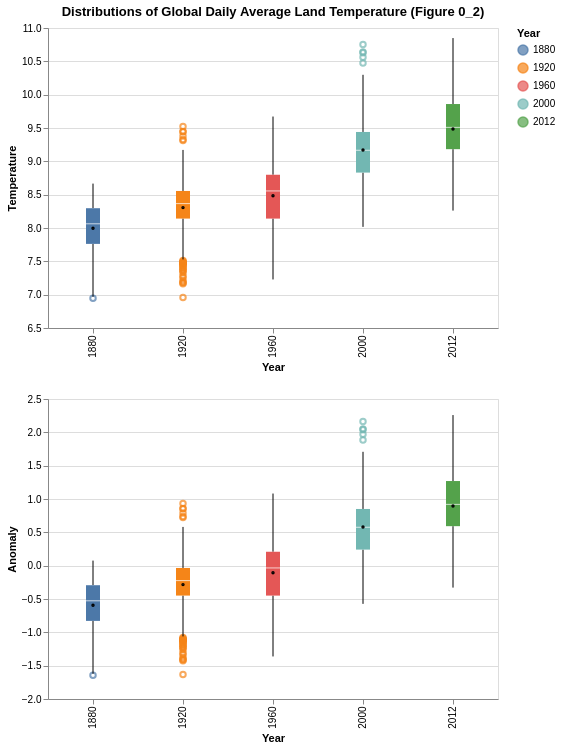

The cell this chart's notebook holds for it:
### Code cell
years_selection = [1880, 1920, 1960, 2000, cutoff]

box = alt.Chart(train_df[train_df['Year'].isin(years_selection)]).mark_boxplot().encode(
    x = 'Year:N',
    y = alt.Y('Temperature').scale(zero=False),
    color = 'Year:N'
)
box_point = alt.Chart(train_df[train_df['Year'].isin(years_selection)]).mark_point(size=2).encode(
    x = 'Year:N',
    y = alt.Y('mean(Temperature)').scale(zero=False),
    color = alt.value('black')
)

comb1 = box+box_point
comb1 = comb1.properties(**plot_size,
              title = 'Distributions of Global Daily Average Land Temperature (Figure 0_2)')

box = alt.Chart(train_df[train_df['Year'].isin(years_selection)]).mark_boxplot().encode(
    x = 'Year:N',
    y = alt.Y('Anomaly').scale(zero=False),
    color = 'Year:N'
)
box_point = alt.Chart(train_df[train_df['Year'].isin(years_selection)]).mark_point(size=2).encode(
    x = 'Year:N',
    y = alt.Y('mean(Anomaly)').scale(zero=False),
    color = alt.value('black')
)

comb2 = box+box_point
comb2 = comb2.properties(**plot_size,
              )

comb1 & comb2

### Figure 1 — Vega specification as saved in the notebook (floating-point values rounded to 4 significant figures)
{"$schema": "https://vega.github.io/schema/vega/v5.json", "data": [{"name": "source_0"}, {"name": "source_2"}, {"name": "data_0"}, {"name": "data_1", "values": [{"Temperature": 6.945, "Year": 1880}, {"Temperature": 9.327, "Year": 1920}, {"Temperature": 9.314, "Year": 1920}, {"Temperature": 9.38, "Year": 1920}, {"Temperature": 9.524, "Year": 1920}, {"Temperature": 9.449, "Year": 1920}, {"Temperature": 9.445, "Year": 1920}, {"Temperature": 7.463, "Year": 1920}, {"Temperature": 7.35, "Year": 1920}, {"Temperature": 7.476, "Year": 1920}, {"Temperature": 7.28, "Year": 1920}, {"Temperature": 7.369, "Year": 1920}, {"Temperature": 7.438, "Year": 1920}, {"Temperature": 7.502, "Year": 1920}, {"Temperature": 7.514, "Year": 1920}, {"Temperature": 7.376, "Year": 1920}, {"Temperature": 7.257, "Year": 1920}, {"Temperature": 6.956, "Year": 1920}, {"Temperature": 7.211, "Year": 1920}, {"Temperature": 7.179, "Year": 1920}, {"Temperature": 7.327, "Year": 1920}, {"Temperature": 7.474, "Year": 1920}, {"Temperature": 7.48, "Year": 1920}, {"Temperature": 7.482, "Year": 1920}, {"Temperature": 7.404, "Year": 1920}, {"Temperature": 7.485, "Year": 1920}, {"Temperature": 7.406, "Year": 1920}, {"Temperature": 7.479, "Year": 1920}, {"Temperature": 7.437, "Year": 1920}, {"Temperature": 7.165, "Year": 1920}, {"Temperature": 7.187, "Year": 1920}, {"Temperature": 7.451, "Year": 1920}, {"Temperature": 10.56, "Year": 2000}, {"Temperature": 10.75, "Year": 2000}, {"Temperature": 10.64, "Year": 2000}, {"Temperature": 10.63, "Year": 2000}, {"Temperature": 10.47, "Year": 2000}]}, {"name": "data_2"}, {"name": "data_3", "values": [{"Year": 1880, "lower_box_Temperature": 7.762, "lower_whisker_Temperature": 6.968, "upper_whisker_Temperature": 8.666}, {"Year": 1920, "lower_box_Temperature": 8.141, "lower_whisker_Temperature": 7.529, "upper_whisker_Temperature": 9.171}, {"Year": 1960, "lower_box_Temperature": 8.141, "lower_whisker_Temperature": 7.228, "upper_whisker_Temperature": 9.672}, {"Year": 2000, "lower_box_Temperature": 8.831, "lower_whisker_Temperature": 8.017, "upper_whisker_Temperature": 10.3}, {"Year": 2012, "lower_box_Temperature": 9.183, "lower_whisker_Temperature": 8.261, "upper_whisker_Temperature": 10.85}]}, {"name": "data_4", "values": [{"Year": 1880, "lower_whisker_Temperature": 6.968, "upper_box_Temperature": 8.297, "upper_whisker_Temperature": 8.666}, {"Year": 1920, "lower_whisker_Temperature": 7.529, "upper_box_Temperature": 8.556, "upper_whisker_Temperature": 9.171}, {"Year": 1960, "lower_whisker_Temperature": 7.228, "upper_box_Temperature": 8.799, "upper_whisker_Temperature": 9.672}, {"Year": 2000, "lower_whisker_Temperature": 8.017, "upper_box_Temperature": 9.441, "upper_whisker_Temperature": 10.3}, {"Year": 2012, "lower_whisker_Temperature": 8.261, "upper_box_Temperature": 9.86, "upper_whisker_Temperature": 10.85}]}, {"name": "data_5"}, {"name": "data_6", "values": [{"Year": 1880, "lower_box_Temperature": 7.762, "max_Temperature": 8.666, "mid_box_Temperature": 8.063, "min_Temperature": 6.945, "upper_box_Temperature": 8.297}, {"Year": 1920, "lower_box_Temperature": 8.141, "max_Temperature": 9.524, "mid_box_Temperature": 8.366, "min_Temperature": 6.956, "upper_box_Temperature": 8.556}, {"Year": 1960, "lower_box_Temperature": 8.141, "max_Temperature": 9.672, "mid_box_Temperature": 8.556, "min_Temperature": 7.228, "upper_box_Temperature": 8.799}, {"Year": 2000, "lower_box_Temperature": 8.831, "max_Temperature": 10.75, "mid_box_Temperature": 9.166, "min_Temperature": 8.017, "upper_box_Temperature": 9.441}, {"Year": 2012, "lower_box_Temperature": 9.183, "max_Temperature": 10.85, "mid_box_Temperature": 9.509, "min_Temperature": 8.261, "upper_box_Temperature": 9.86}]}, {"name": "data_7", "values": [{"Year": 1880, "lower_box_Temperature": 7.762, "max_Temperature": 8.666, "mid_box_Temperature": 8.063, "min_Temperature": 6.945, "upper_box_Temperature": 8.297}, {"Year": 1920, "lower_box_Temperature": 8.141, "max_Temperature": 9.524, "mid_box_Temperature": 8.366, "min_Temperature": 6.956, "upper_box_Temperature": 8.556}, {"Year": 1960, "lower_box_Temperature": 8.141, "max_Temperature": 9.672, "mid_box_Temperature": 8.556, "min_Temperature": 7.228, "upper_box_Temperature": 8.799}, {"Year": 2000, "lower_box_Temperature": 8.831, "max_Temperature": 10.75, "mid_box_Temperature": 9.166, "min_Temperature": 8.017, "upper_box_Temperature": 9.441}, {"Year": 2012, "lower_box_Temperature": 9.183, "max_Temperature": 10.85, "mid_box_Temperature": 9.509, "min_Temperature": 8.261, "upper_box_Temperature": 9.86}]}, {"name": "source_1", "values": [{"Year": 1880, "mean_Temperature": 7.996}, {"Year": 1920, "mean_Temperature": 8.306}, {"Year": 1960, "mean_Temperature": 8.485}, {"Year": 2000, "mean_Temperature": 9.17}, {"Year": 2012, "mean_Temperature": 9.486}]}, {"name": "data_8"}, {"name": "data_9", "values": [{"Anomaly": -1.645, "Year": 1880}, {"Anomaly": 0.737, "Year": 1920}, {"Anomaly": 0.724, "Year": 1920}, {"Anomaly": 0.79, "Year": 1920}, {"Anomaly": 0.934, "Year": 1920}, {"Anomaly": 0.859, "Year": 1920}, {"Anomaly": 0.855, "Year": 1920}, {"Anomaly": -1.127, "Year": 1920}, {"Anomaly": -1.24, "Year": 1920}, {"Anomaly": -1.114, "Year": 1920}, {"Anomaly": -1.31, "Year": 1920}, {"Anomaly": -1.221, "Year": 1920}, {"Anomaly": -1.152, "Year": 1920}, {"Anomaly": -1.088, "Year": 1920}, {"Anomaly": -1.076, "Year": 1920}, {"Anomaly": -1.214, "Year": 1920}, {"Anomaly": -1.333, "Year": 1920}, {"Anomaly": -1.634, "Year": 1920}, {"Anomaly": -1.379, "Year": 1920}, {"Anomaly": -1.411, "Year": 1920}, {"Anomaly": -1.263, "Year": 1920}, {"Anomaly": -1.116, "Year": 1920}, {"Anomaly": -1.11, "Year": 1920}, {"Anomaly": -1.108, "Year": 1920}, {"Anomaly": -1.186, "Year": 1920}, {"Anomaly": -1.105, "Year": 1920}, {"Anomaly": -1.184, "Year": 1920}, {"Anomaly": -1.111, "Year": 1920}, {"Anomaly": -1.153, "Year": 1920}, {"Anomaly": -1.425, "Year": 1920}, {"Anomaly": -1.403, "Year": 1920}, {"Anomaly": -1.139, "Year": 1920}, {"Anomaly": 1.97, "Year": 2000}, {"Anomaly": 2.162, "Year": 2000}, {"Anomaly": 2.052, "Year": 2000}, {"Anomaly": 2.04, "Year": 2000}, {"Anomaly": 1.885, "Year": 2000}]}, {"name": "data_10"}, {"name": "data_11", "values": [{"Year": 1880, "lower_box_Anomaly": -0.8282, "lower_whisker_Anomaly": -1.622, "upper_whisker_Anomaly": 0.076}, {"Year": 1920, "lower_box_Anomaly": -0.4487, "lower_whisker_Anomaly": -1.061, "upper_whisker_Anomaly": 0.581}, {"Year": 1960, "lower_box_Anomaly": -0.449, "lower_whisker_Anomaly": -1.362, "upper_whisker_Anomaly": 1.082}, {"Year": 2000, "lower_box_Anomaly": 0.241, "lower_whisker_Anomaly": -0.573, "upper_whisker_Anomaly": 1.708}, {"Year": 2012, "lower_box_Anomaly": 0.5925, "lower_whisker_Anomaly": -0.329, "upper_whisker_Anomaly": 2.259}]}, {"name": "data_12", "values": [{"Year": 1880, "lower_whisker_Anomaly": -1.622, "upper_box_Anomaly": -0.2933, "upper_whisker_Anomaly": 0.076}, {"Year": 1920, "lower_whisker_Anomaly": -1.061, "upper_box_Anomaly": -0.0345, "upper_whisker_Anomaly": 0.581}, {"Year": 1960, "lower_whisker_Anomaly": -1.362, "upper_box_Anomaly": 0.2087, "upper_whisker_Anomaly": 1.082}, {"Year": 2000, "lower_whisker_Anomaly": -0.573, "upper_box_Anomaly": 0.8505, "upper_whisker_Anomaly": 1.708}, {"Year": 2012, "lower_whisker_Anomaly": -0.329, "upper_box_Anomaly": 1.27, "upper_whisker_Anomaly": 2.259}]}, {"name": "data_13"}, {"name": "data_14", "values": [{"Year": 1880, "lower_box_Anomaly": -0.8282, "max_Anomaly": 0.076, "mid_box_Anomaly": -0.527, "min_Anomaly": -1.645, "upper_box_Anomaly": -0.2933}, {"Year": 1920, "lower_box_Anomaly": -0.4487, "max_Anomaly": 0.934, "mid_box_Anomaly": -0.224, "min_Anomaly": -1.634, "upper_box_Anomaly": -0.0345}, {"Year": 1960, "lower_box_Anomaly": -0.449, "max_Anomaly": 1.082, "mid_box_Anomaly": -0.034, "min_Anomaly": -1.362, "upper_box_Anomaly": 0.2087}, {"Year": 2000, "lower_box_Anomaly": 0.241, "max_Anomaly": 2.162, "mid_box_Anomaly": 0.576, "min_Anomaly": -0.573, "upper_box_Anomaly": 0.8505}, {"Year": 2012, "lower_box_Anomaly": 0.5925, "max_Anomaly": 2.259, "mid_box_Anomaly": 0.9195, "min_Anomaly": -0.329, "upper_box_Anomaly": 1.27}]}, {"name": "data_15", "values": [{"Year": 1880, "lower_box_Anomaly": -0.8282, "max_Anomaly": 0.076, "mid_box_Anomaly": -0.527, "min_Anomaly": -1.645, "upper_box_Anomaly": -0.2933}, {"Year": 1920, "lower_box_Anomaly": -0.4487, "max_Anomaly": 0.934, "mid_box_Anomaly": -0.224, "min_Anomaly": -1.634, "upper_box_Anomaly": -0.0345}, {"Year": 1960, "lower_box_Anomaly": -0.449, "max_Anomaly": 1.082, "mid_box_Anomaly": -0.034, "min_Anomaly": -1.362, "upper_box_Anomaly": 0.2087}, {"Year": 2000, "lower_box_Anomaly": 0.241, "max_Anomaly": 2.162, "mid_box_Anomaly": 0.576, "min_Anomaly": -0.573, "upper_box_Anomaly": 0.8505}, {"Year": 2012, "lower_box_Anomaly": 0.5925, "max_Anomaly": 2.259, "mid_box_Anomaly": 0.9195, "min_Anomaly": -0.329, "upper_box_Anomaly": 1.27}]}, {"name": "source_3", "values": [{"Year": 1880, "mean_Anomaly": -0.5944}, {"Year": 1920, "mean_Anomaly": -0.284}, {"Year": 1960, "mean_Anomaly": -0.1051}, {"Year": 2000, "mean_Anomaly": 0.58}, {"Year": 2012, "mean_Anomaly": 0.8962}]}, {"name": "data_1_color_domain_Year_0", "values": [{"Year": 1880}, {"Year": 1920}, {"Year": 2000}]}, {"name": "data_6_color_domain_Year_1", "values": [{"Year": 1880}, {"Year": 1920}, {"Year": 1960}, {"Year": 2000}, {"Year": 2012}]}, {"name": "data_7_color_domain_Year_2", "values": [{"Year": 1880}, {"Year": 1920}, {"Year": 1960}, {"Year": 2000}, {"Year": 2012}]}, {"name": "data_9_color_domain_Year_3", "values": [{"Year": 1880}, {"Year": 1920}, {"Year": 2000}]}, {"name": "data_14_color_domain_Year_4", "values": [{"Year": 1880}, {"Year": 1920}, {"Year": 1960}, {"Year": 2000}, {"Year": 2012}]}, {"name": "data_15_color_domain_Year_5", "values": [{"Year": 1880}, {"Year": 1920}, {"Year": 1960}, {"Year": 2000}, {"Year": 2012}]}, {"name": "data_1_concat_0_x_domain_Year_0", "values": [{"Year": 1880}, {"Year": 1920}, {"Year": 2000}]}, {"name": "data_3_concat_0_x_domain_Year_1", "values": [{"Year": 1880}, {"Year": 1920}, {"Year": 1960}, {"Year": 2000}, {"Year": 2012}]}, {"name": "data_4_concat_0_x_domain_Year_2", "values": [{"Year": 1880}, {"Year": 1920}, {"Year": 1960}, {"Year": 2000}, {"Year": 2012}]}, {"name": "data_6_concat_0_x_domain_Year_3", "values": [{"Year": 1880}, {"Year": 1920}, {"Year": 1960}, {"Year": 2000}, {"Year": 2012}]}, {"name": "data_7_concat_0_x_domain_Year_4", "values": [{"Year": 1880}, {"Year": 1920}, {"Year": 1960}, {"Year": 2000}, {"Year": 2012}]}, {"name": "source_1_concat_0_x_domain_Year_5", "values": [{"Year": 1880}, {"Year": 1920}, {"Year": 1960}, {"Year": 2000}, {"Year": 2012}]}, {"name": "data_9_concat_1_x_domain_Year_0", "values": [{"Year": 1880}, {"Year": 1920}, {"Year": 2000}]}, {"name": "data_11_concat_1_x_domain_Year_1", "values": [{"Year": 1880}, {"Year": 1920}, {"Year": 1960}, {"Year": 2000}, {"Year": 2012}]}, {"name": "data_12_concat_1_x_domain_Year_2", "values": [{"Year": 1880}, {"Year": 1920}, {"Year": 1960}, {"Year": 2000}, {"Year": 2012}]}, {"name": "data_14_concat_1_x_domain_Year_3", "values": [{"Year": 1880}, {"Year": 1920}, {"Year": 1960}, {"Year": 2000}, {"Year": 2012}]}, {"name": "data_15_concat_1_x_domain_Year_4", "values": [{"Year": 1880}, {"Year": 1920}, {"Year": 1960}, {"Year": 2000}, {"Year": 2012}]}, {"name": "source_3_concat_1_x_domain_Year_5", "values": [{"Year": 1880}, {"Year": 1920}, {"Year": 1960}, {"Year": 2000}, {"Year": 2012}]}], "signals": [{"name": "childHeight", "value": 300}], "marks": [{"type": "group", "name": "concat_0_group", "encode": {"update": {"height": {"signal": "childHeight"}, "width": {"signal": "width"}}}, "marks": [{"type": "symbol", "name": "concat_0_layer_0_layer_0_layer_0_marks", "from": {"data": "data_1"}, "encode": {"update": {"opacity": {"value": 0.7}, "y": {"field": "Temperature", "scale": "concat_0_y"}, "fill": {"value": "transparent"}, "stroke": {"field": "Year", "scale": "color"}, "x": {"field": "Year", "scale": "concat_0_x", "band": 0.5}}}, "style": ["point", "boxplot-outliers"]}, {"type": "rule", "name": "concat_0_layer_0_layer_0_layer_1_layer_0_marks", "from": {"data": "data_3"}, "encode": {"update": {"tooltip": {"signal": "{\"Upper Whisker of Temperature\": format(datum[\"upper_whisker_Temperature\"], \"\"), \"Lower Whisker of Temperature\": format(datum[\"lower_whisker_Temperature\"], \"\"), \"Year\": isValid(datum[\"Year\"]) ? datum[\"Year\"] : \"\"+datum[\"Year\"]}"}, "x": {"field": "Year", "scale": "concat_0_x", "band": 0.5}, "stroke": {"value": "black"}, "y": {"field": "lower_whisker_Temperature", "scale": "concat_0_y"}, "y2": {"field": "lower_box_Temperature", "scale": "concat_0_y"}}}, "style": ["rule", "boxplot-rule"], "aria": false}, {"type": "rule", "name": "concat_0_layer_0_layer_0_layer_1_layer_1_marks", "from": {"data": "data_4"}, "encode": {"update": {"x": {"field": "Year", "scale": "concat_0_x", "band": 0.5}, "y2": {"field": "upper_whisker_Temperature", "scale": "concat_0_y"}, "stroke": {"value": "black"}, "y": {"field": "upper_box_Temperature", "scale": "concat_0_y"}, "tooltip": {"signal": "{\"Upper Whisker of Temperature\": format(datum[\"upper_whisker_Temperature\"], \"\"), \"Lower Whisker of Temperature\": format(datum[\"lower_whisker_Temperature\"], \"\"), \"Year\": isValid(datum[\"Year\"]) ? datum[\"Year\"] : \"\"+datum[\"Year\"]}"}}}, "aria": false, "style": ["rule", "boxplot-rule"]}, {"type": "rect", "name": "concat_0_layer_0_layer_1_layer_0_marks", "from": {"data": "data_6"}, "encode": {"update": {"fill": {"field": "Year", "scale": "color"}, "tooltip": {"signal": "{\"Max of Temperature\": format(datum[\"max_Temperature\"], \"\"), \"Q3 of Temperature\": format(datum[\"upper_box_Temperature\"], \"\"), \"Median of Temperature\": format(datum[\"mid_box_Temperature\"], \"\"), \"Q1 of Temperature\": format(datum[\"lower_box_Temperature\"], \"\"), \"Min of Temperature\": format(datum[\"min_Temperature\"], \"\"), \"Year\": isValid(datum[\"Year\"]) ? datum[\"Year\"] : \"\"+datum[\"Year\"]}"}, "width": {"value": 14}, "y": {"field": "lower_box_Temperature", "scale": "concat_0_y"}, "xc": {"field": "Year", "scale": "concat_0_x", "band": 0.5}, "y2": {"field": "upper_box_Temperature", "scale": "concat_0_y"}}}, "style": ["bar", "boxplot-box"]}, {"type": "rect", "name": "concat_0_layer_0_layer_1_layer_1_marks", "from": {"data": "data_7"}, "encode": {"update": {"height": {"value": 1}, "tooltip": {"signal": "{\"Max of Temperature\": format(datum[\"max_Temperature\"], \"\"), \"Q3 of Temperature\": format(datum[\"upper_box_Temperature\"], \"\"), \"Median of Temperature\": format(datum[\"mid_box_Temperature\"], \"\"), \"Q1 of Temperature\": format(datum[\"lower_box_Temperature\"], \"\"), \"Min of Temperature\": format(datum[\"min_Temperature\"], \"\"), \"Year\": isValid(datum[\"Year\"]) ? datum[\"Year\"] : \"\"+datum[\"Year\"]}"}, "xc": {"field": "Year", "scale": "concat_0_x", "band": 0.5}, "opacity": {"value": 0.7}, "yc": {"field": "mid_box_Temperature", "scale": "concat_0_y"}, "width": {"value": 14}, "fill": [{"field": "Year", "scale": "color", "test": "datum['lower_box_Temperature'] >= datum['upper_box_Temperature']"}, {"value": "white"}]}}, "aria": false, "style": ["tick", "boxplot-median"]}, {"type": "symbol", "name": "concat_0_layer_1_marks", "from": {"data": "source_1"}, "encode": {"update": {"x": {"field": "Year", "scale": "concat_0_x", "band": 0.5}, "size": {"value": 2}, "y": {"field": "mean_Temperature", "scale": "concat_0_y"}, "fill": {"value": "transparent"}, "stroke": {"value": "black"}}}, "style": ["point"]}], "axes": [{"scale": "concat_0_y", "ticks": false, "labels": false, "aria": false, "orient": "left", "minExtent": 0, "gridScale": "concat_0_x", "maxExtent": 0, "domain": false, "zindex": 0, "tickCount": {"signal": "ceil(childHeight/40)"}, "grid": true}, {"scale": "concat_0_x", "labelAlign": "right", "labelAngle": 270, "labelBaseline": "middle", "grid": false, "orient": "bottom", "zindex": 0, "title": "Year"}, {"scale": "concat_0_y", "title": "Temperature", "orient": "left", "labelOverlap": true, "tickCount": {"signal": "ceil(childHeight/40)"}, "zindex": 0, "grid": false}], "title": {"text": "Distributions of Global Daily Average Land Temperature (Figure 0_2)", "frame": "group"}, "style": "cell"}, {"type": "group", "name": "concat_1_group", "encode": {"update": {"width": {"signal": "width"}, "height": {"signal": "childHeight"}}}, "marks": [{"type": "symbol", "name": "concat_1_layer_0_layer_0_layer_0_marks", "from": {"data": "data_9"}, "encode": {"update": {"opacity": {"value": 0.7}, "fill": {"value": "transparent"}, "stroke": {"field": "Year", "scale": "color"}, "x": {"field": "Year", "scale": "concat_1_x", "band": 0.5}, "y": {"field": "Anomaly", "scale": "concat_1_y"}}}, "style": ["point", "boxplot-outliers"]}, {"type": "rule", "name": "concat_1_layer_0_layer_0_layer_1_layer_0_marks", "from": {"data": "data_11"}, "encode": {"update": {"y2": {"field": "lower_box_Anomaly", "scale": "concat_1_y"}, "x": {"field": "Year", "scale": "concat_1_x", "band": 0.5}, "stroke": {"value": "black"}, "tooltip": {"signal": "{\"Upper Whisker of Anomaly\": format(datum[\"upper_whisker_Anomaly\"], \"\"), \"Lower Whisker of Anomaly\": format(datum[\"lower_whisker_Anomaly\"], \"\"), \"Year\": isValid(datum[\"Year\"]) ? datum[\"Year\"] : \"\"+datum[\"Year\"]}"}, "y": {"field": "lower_whisker_Anomaly", "scale": "concat_1_y"}}}, "style": ["rule", "boxplot-rule"], "aria": false}, {"type": "rule", "name": "concat_1_layer_0_layer_0_layer_1_layer_1_marks", "from": {"data": "data_12"}, "encode": {"update": {"y": {"field": "upper_box_Anomaly", "scale": "concat_1_y"}, "y2": {"field": "upper_whisker_Anomaly", "scale": "concat_1_y"}, "stroke": {"value": "black"}, "tooltip": {"signal": "{\"Upper Whisker of Anomaly\": format(datum[\"upper_whisker_Anomaly\"], \"\"), \"Lower Whisker of Anomaly\": format(datum[\"lower_whisker_Anomaly\"], \"\"), \"Year\": isValid(datum[\"Year\"]) ? datum[\"Year\"] : \"\"+datum[\"Year\"]}"}, "x": {"field": "Year", "scale": "concat_1_x", "band": 0.5}}}, "aria": false, "style": ["rule", "boxplot-rule"]}, {"type": "rect", "name": "concat_1_layer_0_layer_1_layer_0_marks", "from": {"data": "data_14"}, "encode": {"update": {"xc": {"field": "Year", "scale": "concat_1_x", "band": 0.5}, "y": {"field": "lower_box_Anomaly", "scale": "concat_1_y"}, "tooltip": {"signal": "{\"Max of Anomaly\": format(datum[\"max_Anomaly\"], \"\"), \"Q3 of Anomaly\": format(datum[\"upper_box_Anomaly\"], \"\"), \"Median of Anomaly\": format(datum[\"mid_box_Anomaly\"], \"\"), \"Q1 of Anomaly\": format(datum[\"lower_box_Anomaly\"], \"\"), \"Min of Anomaly\": format(datum[\"min_Anomaly\"], \"\"), \"Year\": isValid(datum[\"Year\"]) ? datum[\"Year\"] : \"\"+datum[\"Year\"]}"}, "width": {"value": 14}, "fill": {"field": "Year", "scale": "color"}, "y2": {"field": "upper_box_Anomaly", "scale": "concat_1_y"}}}, "style": ["bar", "boxplot-box"]}, {"type": "rect", "name": "concat_1_layer_0_layer_1_layer_1_marks", "from": {"data": "data_15"}, "encode": {"update": {"tooltip": {"signal": "{\"Max of Anomaly\": format(datum[\"max_Anomaly\"], \"\"), \"Q3 of Anomaly\": format(datum[\"upper_box_Anomaly\"], \"\"), \"Median of Anomaly\": format(datum[\"mid_box_Anomaly\"], \"\"), \"Q1 of Anomaly\": format(datum[\"lower_box_Anomaly\"], \"\"), \"Min of Anomaly\": format(datum[\"min_Anomaly\"], \"\"), \"Year\": isValid(datum[\"Year\"]) ? datum[\"Year\"] : \"\"+datum[\"Year\"]}"}, "height": {"value": 1}, "xc": {"field": "Year", "scale": "concat_1_x", "band": 0.5}, "width": {"value": 14}, "opacity": {"value": 0.7}, "fill": [{"field": "Year", "scale": "color", "test": "datum['lower_box_Anomaly'] >= datum['upper_box_Anomaly']"}, {"value": "white"}], "yc": {"field": "mid_box_Anomaly", "scale": "concat_1_y"}}}, "style": ["tick", "boxplot-median"], "aria": false}, {"type": "symbol", "name": "concat_1_layer_1_marks", "from": {"data": "source_3"}, "encode": {"update": {"size": {"value": 2}, "fill": {"value": "transparent"}, "stroke": {"value": "black"}, "x": {"field": "Year", "scale": "concat_1_x", "band": 0.5}, "y": {"field": "mean_Anomaly", "scale": "concat_1_y"}}}, "style": ["point"]}], "axes": [{"scale": "concat_1_y", "tickCount": {"signal": "ceil(childHeight/40)"}, "domain": false, "aria": false, "grid": true, "minExtent": 0, "zindex": 0, "labels": false, "ticks": false, "maxExtent": 0, "orient": "left", "gridScale": "concat_1_x"}, {"scale": "concat_1_x", "zindex": 0, "orient": "bottom", "title": "Year", "labelAlign": "right", "labelBaseline": "middle", "labelAngle": 270, "grid": false}, {"scale": "concat_1_y", "grid": false, "orient": "left", "zindex": 0, "title": "Anomaly", "labelOverlap": true, "tickCount": {"signal": "ceil(childHeight/40)"}}], "style": "cell"}], "scales": [{"name": "color", "type": "ordinal", "domain": {"fields": [{"data": "data_1_color_domain_Year_0", "field": "Year"}, {"data": "data_6_color_domain_Year_1", "field": "Year"}, {"data": "data_7_color_domain_Year_2", "field": "Year"}, {"data": "data_9_color_domain_Year_3", "field": "Year"}, {"data": "data_14_color_domain_Year_4", "field": "Year"}, {"data": "data_15_color_domain_Year_5", "field": "Year"}], "sort": true}, "range": "category"}, {"name": "concat_0_x", "type": "band", "domain": {"fields": [{"data": "data_1_concat_0_x_domain_Year_0", "field": "Year"}, {"data": "data_3_concat_0_x_domain_Year_1", "field": "Year"}, {"data": "data_4_concat_0_x_domain_Year_2", "field": "Year"}, {"data": "data_6_concat_0_x_domain_Year_3", "field": "Year"}, {"data": "data_7_concat_0_x_domain_Year_4", "field": "Year"}, {"data": "source_1_concat_0_x_domain_Year_5", "field": "Year"}], "sort": true}, "range": [0, {"signal": "width"}], "paddingOuter": 0, "paddingInner": 0}, {"name": "concat_0_y", "type": "linear", "domain": {"fields": [{"data": "data_1", "field": "Temperature"}, {"data": "data_3", "field": "lower_whisker_Temperature"}, {"data": "data_3", "field": "lower_box_Temperature"}, {"data": "data_4", "field": "upper_box_Temperature"}, {"data": "data_4", "field": "upper_whisker_Temperature"}, {"data": "data_6", "field": "lower_box_Temperature"}, {"data": "data_6", "field": "upper_box_Temperature"}, {"data": "data_7", "field": "mid_box_Temperature"}, {"data": "source_1", "field": "mean_Temperature"}]}, "range": [{"signal": "childHeight"}, 0], "zero": false, "nice": true}, {"name": "concat_1_x", "type": "band", "domain": {"fields": [{"data": "data_9_concat_1_x_domain_Year_0", "field": "Year"}, {"data": "data_11_concat_1_x_domain_Year_1", "field": "Year"}, {"data": "data_12_concat_1_x_domain_Year_2", "field": "Year"}, {"data": "data_14_concat_1_x_domain_Year_3", "field": "Year"}, {"data": "data_15_concat_1_x_domain_Year_4", "field": "Year"}, {"data": "source_3_concat_1_x_domain_Year_5", "field": "Year"}], "sort": true}, "range": [0, {"signal": "width"}], "paddingInner": 0, "paddingOuter": 0}, {"name": "concat_1_y", "type": "linear", "domain": {"fields": [{"data": "data_9", "field": "Anomaly"}, {"data": "data_11", "field": "lower_whisker_Anomaly"}, {"data": "data_11", "field": "lower_box_Anomaly"}, {"data": "data_12", "field": "upper_box_Anomaly"}, {"data": "data_12", "field": "upper_whisker_Anomaly"}, {"data": "data_14", "field": "lower_box_Anomaly"}, {"data": "data_14", "field": "upper_box_Anomaly"}, {"data": "data_15", "field": "mid_box_Anomaly"}, {"data": "source_3", "field": "mean_Anomaly"}]}, "range": [{"signal": "childHeight"}, 0], "zero": false, "nice": true}], "layout": {"padding": 20, "columns": 1, "bounds": "full", "align": "each"}, "legends": [{"stroke": "color", "symbolType": "circle", "title": "Year", "encode": {"symbols": {"update": {"opacity": {"value": 0.7}}}}, "fill": "color"}], "padding": 5, "background": "white", "width": 450}
